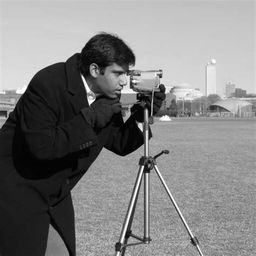
#> input picture inputs/cameraman.png, 256 x 256 px, shrunk from 474 x 474 before the run
$ python main.py
#> lines starting #> are read from the running program, lines starting #| are printed output that depends on the picture; after the words box and inside, x2 and y2 are one past the last pixel; in counts of white or black regions, pixels touching at a corner belong together
### utils/image_io.py
import cv2

def load_gray(path):
#> called with path = 'inputs/cameraman.png'
    return cv2.imread(path, cv2.IMREAD_GRAYSCALE)
#> returned value is the input picture: shape (256, 256); min 0, max 255, mean 129.1

def save_image(path, img):
    cv2.imwrite(path, img)

### ecc/curve.py
p = 53330939
a = 2
b = 7
G = (503152, 736)

def mod_inv(x):
    return pow(x, -1, p)

def point_add(P, Q):
    if P is None: return Q
    if Q is None: return P

    x1, y1 = P
    x2, y2 = Q

    if P == Q:
        lam = (3*x1*x1 + a) * mod_inv(2*y1) % p
    else:
        lam = (y2 - y1) * mod_inv(x2 - x1) % p

    x3 = (lam*lam - x1 - x2) % p
    y3 = (lam*(x1 - x3) - y1) % p

    return (x3, y3)

def scalar_mult(k, P):
#> called with k = 7, P = (503152, 736)
    R = None
    while k:
        if k & 1:
            R = point_add(R, P)
        P = point_add(P, P)
        k >>= 1
    return R

def point_neg(P):
    return (P[0], (-P[1]) % p)

### image/bitplane.py
import numpy as np

def get_bitplanes(img):
    planes = []
    for i in range(8):
        planes.append((img >> i) & 1)
#> after the loop, planes = 8 items
    return planes


def reconstruct_image(planes):
    img = np.zeros_like(planes[0], dtype=np.uint8)

    for i in range(8):
        shifted = (planes[i].astype(np.uint8) << i).astype(np.uint8)
        img = img | shifted   # avoid inplace |=

    return img

### ecc/encoding.py
from ecc.curve import *

def encode_message(m):
    x = m
    while True:
        rhs = (x**3 + a*x + b) % p
        y = pow(rhs, (p+1)//4, p)
        if (y*y) % p == rhs:
            return (x, y)
        x += 1

def decode_message(P):
    return P[0]

### image/perceptual.py
import numpy as np
from ecc.encoding import encode_message, decode_message
from ecc.ecc_crypto import encrypt, decrypt

def encrypt_bitplane(plane, PB):
    flat = plane.flatten()
    encrypted = []

    for bit in flat:
        Pm = encode_message(int(bit))
        encrypted.append(encrypt(Pm, PB))

    return encrypted, plane.shape

def decrypt_bitplane(enc_data, shape, nB):
    decrypted = []

    for C1, C2 in enc_data:
        Pm = decrypt(C1, C2, nB)
        decrypted.append(decode_message(Pm) % 2)

    return np.array(decrypted).reshape(shape)

### ecc/ecc_crypto.py
import random
from ecc.curve import *

def encrypt(Pm, PB):
    k = random.randint(1, 100)
    C1 = scalar_mult(k, G)
    C2 = point_add(Pm, scalar_mult(k, PB))
    return C1, C2

def decrypt(C1, C2, nB):
    S = scalar_mult(nB, C1)
    return point_add(C2, point_neg(S))

### image/dct_selective.py
import numpy as np
from scipy.fftpack import dct, idct
from ecc.encoding import encode_message, decode_message
from ecc.ecc_crypto import encrypt, decrypt

def dct2(block):
    return dct(dct(block.T, norm='ortho').T, norm='ortho')

def idct2(block):
    return idct(idct(block.T, norm='ortho').T, norm='ortho')

def process_blocks(img, PB, nB, mode="encrypt"):
    h, w = img.shape
    out = np.zeros_like(img, dtype=float)

    for i in range(0, h, 8):
        for j in range(0, w, 8):
            block = img[i:i+8, j:j+8]
            d = dct2(block)

            if mode == "encrypt":
                dc = int(d[0,0])
                Pm = encode_message(dc)
                C1, C2 = encrypt(Pm, PB)
                d[0,0] = (d[0,0] % 50)  # simulate hiding

            else:
                d[0,0] = 128  # dummy restore

            out[i:i+8, j:j+8] = idct2(d)

    return np.clip(out, 0, 255).astype(np.uint8)

### utils/plot.py
import matplotlib.pyplot as plt

def show_comparison(original, perceptual, selective):
    plt.figure(figsize=(12, 4))

    plt.subplot(1, 3, 1)
    plt.title("Original")
    plt.imshow(original, cmap='gray')
    plt.axis('off')

    plt.subplot(1, 3, 2)
    plt.title("Perceptual Encryption")
    plt.imshow(perceptual, cmap='gray')
    plt.axis('off')

    plt.subplot(1, 3, 3)
    plt.title("Selective Encryption")
    plt.imshow(selective, cmap='gray')
    plt.axis('off')

    plt.tight_layout()
    plt.savefig("outputs/comparison.png")
    plt.show()

### utils/metrics.py
import numpy as np
from skimage.metrics import peak_signal_noise_ratio, structural_similarity

def compute_psnr(original, processed):
    return peak_signal_noise_ratio(original, processed, data_range=255)

def compute_ssim(original, processed):
    return structural_similarity(original, processed, data_range=255)

### main.py
from ecc.curve import *
from ecc.ecc_crypto import *
from image.bitplane import *
from image.perceptual import *
from image.dct_selective import *
from utils.image_io import *
import os
from utils.metrics import compute_psnr, compute_ssim
from utils.plot import show_comparison


os.makedirs("outputs", exist_ok=True)
# Load image
img = load_gray("inputs/cameraman.png")

# Key generation
nB = 7
PB = scalar_mult(nB, G)

# -------- PERCEPTUAL ENCRYPTION --------
planes = get_bitplanes(img)
#> planes = 8 items

enc7, shape = encrypt_bitplane(planes[6], PB)
#> the loop in encrypt_bitplane, `for bit in flat:` made 65536 passes
#> (k in encrypt, C1 in encrypt) on passes 1 to 3: (50, (21294684, 9919236)), (98, (41463872, 26025878)), (54, (15371398, 41172301))
enc8, _ = encrypt_bitplane(planes[7], PB)

planes[6] = decrypt_bitplane(enc7, shape, nB)
#> the loop in decrypt_bitplane, `for C1, C2 in enc_data:` made 65536 passes
#> (C1, C2) on passes 1 to 3: ((21294684, 9919236), (50421509, 49308951)), ((41463872, 26025878), (31634058, 48933995)), ((15371398, 41172301), (32565685, 16207425))
#> in decrypt_bitplane, `return np.array(decrypted).reshape(shape)`: returned value: shape (256, 256) int64; every value is 0
planes[7] = decrypt_bitplane(enc8, shape, nB)
#> the loop in decrypt_bitplane (call 2), `for C1, C2 in enc_data:` made 65536 passes
#> (C1, C2) on passes 1 to 3: ((44207304, 53012722), (2461916, 20286868)), ((42608311, 9845663), (215099, 30099160)), ((21190777, 45531543), (28765784, 12280827))

reconstructed = reconstruct_image(planes)
#> the loop in reconstruct_image, `for i in range(8):` made 8 passes
#> pass 1, in reconstruct_image, `shifted = (planes[i].astype(np.uint8) << i).astype(np.uint8)`:
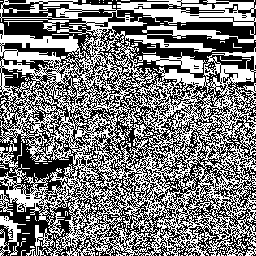
#> shifted: shape (256, 256); values 0 (black) and 1 (white), 48.3% white in thin lines or dots
#> pass 2, in reconstruct_image, `shifted = (planes[i].astype(np.uint8) << i).astype(np.uint8)`:
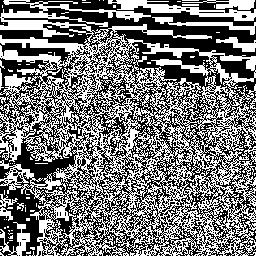
#> shifted: shape (256, 256); values 0 (black) and 2 (white), 46.9% white in thin lines or dots
#> pass 2, in reconstruct_image, `img = img | shifted`:
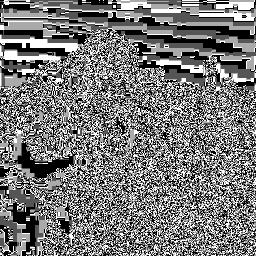
#> img: shape (256, 256); min 0, max 3, mean 1.42; drawn with min black and max white
#> pass 3, in reconstruct_image, `shifted = (planes[i].astype(np.uint8) << i).astype(np.uint8)`:
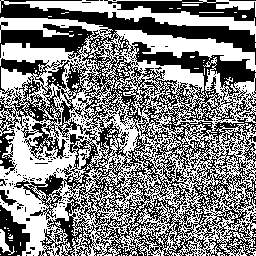
#> shifted: shape (256, 256); values 0 (black) and 4 (white), 51.1% white; 256 black regions (247 under 20 px), largest, box (x1, y1, x2, y2) and area: (0, 0, 256, 256) 28821, (104, 0, 256, 26) 1470, (0, 205, 30, 256) 844
#> after the loop in reconstruct_image, `for i in range(8):`:
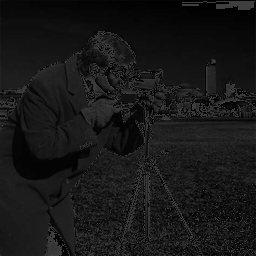
#> img: shape (256, 256); min 0, max 63, mean 23.2
save_image("outputs/perceptual.png", reconstructed)

# -------- SELECTIVE ENCRYPTION --------
enc_img = process_blocks(img, PB, nB, mode="encrypt")
#> after the loop in process_blocks, `for i in range(0, h, 8):`:
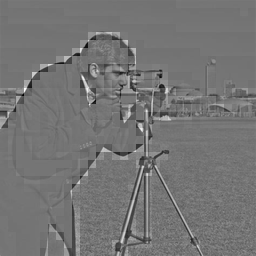
#> out: shape (256, 256) float64; min -173, max 211.2, mean 3.1; drawn with min black and max white
#> in process_blocks, `return np.clip(out, 0, 255).astype(np.uint8)`:
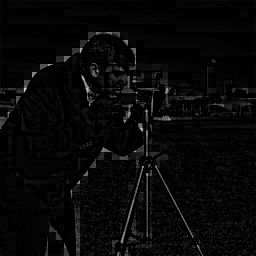
#> returned value: shape (256, 256); min 0, max 211, mean 7.5
save_image("outputs/selective.png", enc_img)


# -------- EVALUATION --------

psnr_per = compute_psnr(img, reconstructed)
ssim_per = compute_ssim(img, reconstructed)

psnr_sel = compute_psnr(img, enc_img)
ssim_sel = compute_ssim(img, enc_img)

print("\n--- Evaluation Metrics ---")
print(f"Perceptual Encryption: PSNR = {psnr_per:.4f}, SSIM = {ssim_per:.4f}")
#| Perceptual Encryption: PSNR = 5.8324, SSIM = 0.3544
print(f"Selective Encryption:  PSNR = {psnr_sel:.4f}, SSIM = {ssim_sel:.4f}")
#| Selective Encryption:  PSNR = 5.1345, SSIM = 0.1456

# Save comparison plot
show_comparison(img, reconstructed, enc_img)
